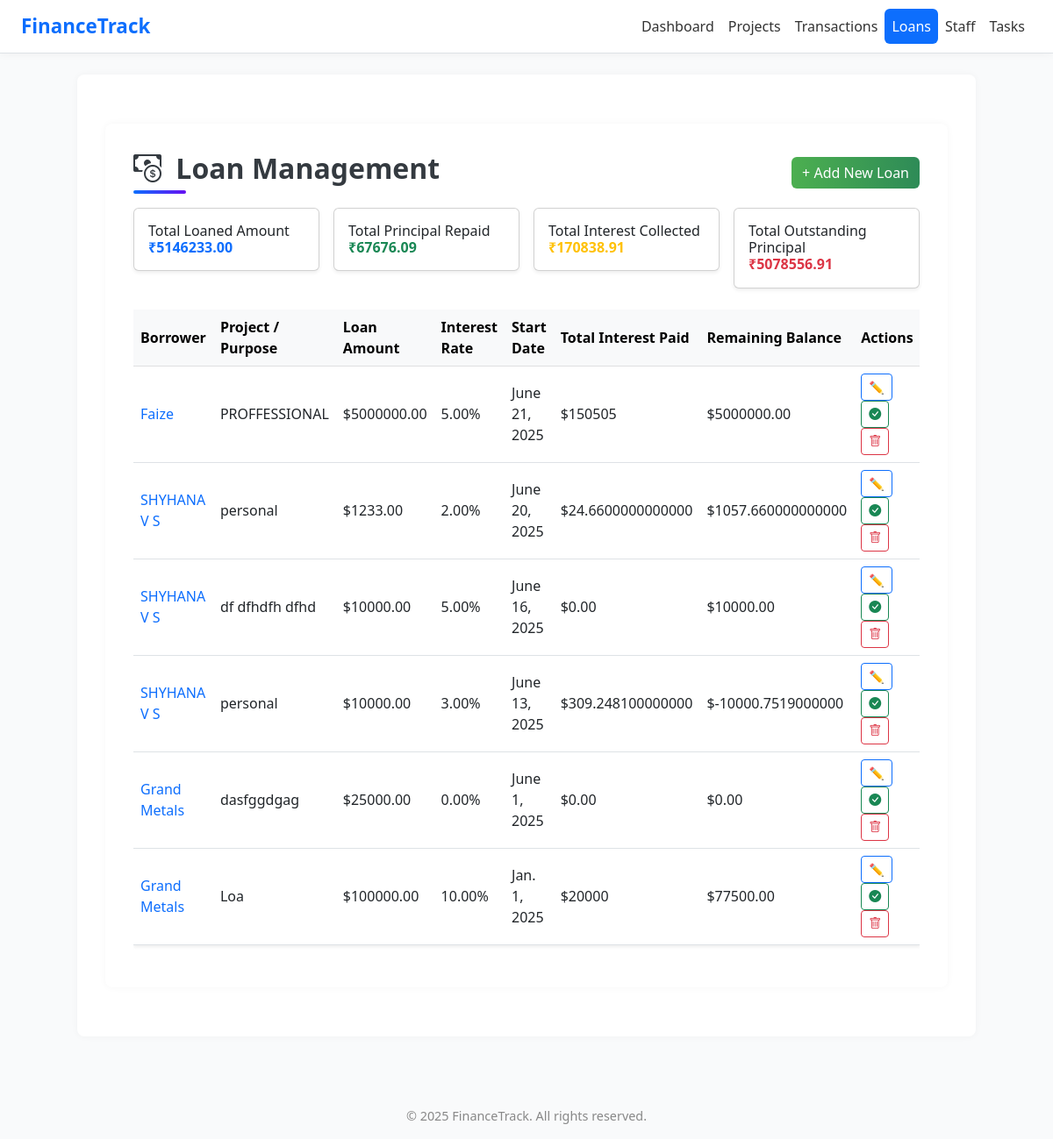
The page /loans/ on the database as committed earlier.
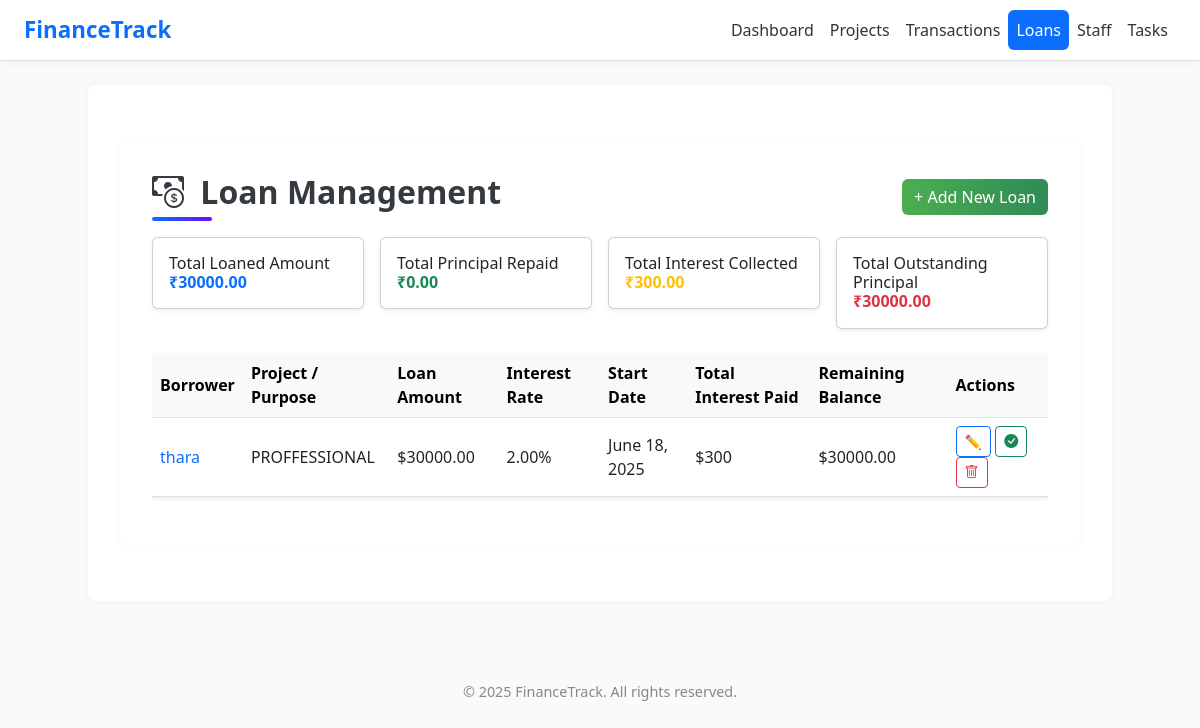
The same page on the database as committed later.
### app1/models.py (models this page shows, shortened)
class Loan(models.Model):
    project = models.ForeignKey(Project, on_delete=models.CASCADE)
    loan_id = models.CharField(max_length=50)
    amount = models.DecimalField(max_digits=10, decimal_places=2)
    interest_rate = models.DecimalField(max_digits=5, decimal_places=2, help_text='annual Interest in %')
    loan_purpose = models.CharField(max_length=100)
    start_date = models.DateField()
    created_at = models.DateTimeField(auto_now_add=True)
    updated_at = models.DateTimeField(auto_now=True)
    class Meta:
        verbose_name = 'Loan'
        verbose_name_plural = 'Loans'
        ordering = ['-start_date']

class Project(models.Model):
    code = models.CharField(max_length=20)
    name = models.CharField(max_length=100)
    location = models.CharField(max_length=100)
    total_budget = models.DecimalField(max_digits=12, decimal_places=2)
    start_date = models.DateField()
    end_date = models.DateField()
    notes = models.TextField(blank=True, null=True)
    def __str__(self):
        return self.name

### app1/views.py (the view)
# urls.py: path('loans/', views.loan_list, name='loan_list'),
def loan_list(request):
    loans = Loan.objects.select_related('project').all()
    form = LoanForm()
    total_loaned_amount = loans.aggregate(total=Sum('amount'))['total'] or Decimal('0.00')
    total_principal_repaid = Repayment.objects.aggregate(total=Sum('principal_paid'))['total'] or Decimal('0.00')
    total_interest_collected = Repayment.objects.aggregate(total=Sum('interest_paid'))['total'] or Decimal('0.00')
    total_outstanding = total_loaned_amount - total_principal_repaid
    for loan in loans:
        loan.get_form = LoanForm(instance=loan)
        loan.total_interest_paid = loan.repayments.aggregate(total=Sum('interest_paid'))['total'] or Decimal('0.00')
        total_principal = loan.repayments.aggregate(total=Sum('principal_paid'))['total'] or Decimal('0.00')
        loan.remaining_balance = loan.amount - total_principal
    context = {
        'loans': loans,
        'form': form,
        'total_loaned_amount': total_loaned_amount,
        'total_principal_repaid': total_principal_repaid,
        'total_interest_collected': total_interest_collected,
        'total_outstanding': total_outstanding,
    }
    return render(request, 'loan.html', context)

### templates/loan.html (shortened to what this page needs)
{% extends 'base.html' %}
{% load static %}
{% block content %}
<div class="container my-4">
    <div class="d-flex justify-content-between align-items-center mb-3">
       <h2 class="page-title mb-3 mb-md-0">
  <i class="bi bi-cash-coin me-2"></i> Loan Management
</h2>
        <button class="btn btn-primary" data-bs-toggle="modal" data-bs-target="#addLoanModal">
            + Add New Loan
        </button>
    </div>
<div class="row g-3 mb-4">
  <div class="col-md-3">
    <div class="card shadow-sm p-3">
      <h6>Total Loaned Amount</h6>
      <h4 class="text-primary fw-bold">₹{{ total_loaned_amount|floatformat:2 }}</h4>
    </div>
  </div>
  <div class="col-md-3">
    <div class="card shadow-sm p-3">
      <h6>Total Principal Repaid</h6>
      <h4 class="text-success fw-bold">₹{{ total_principal_repaid|floatformat:2 }}</h4>
    </div>
  </div>
  <div class="col-md-3">
    <div class="card shadow-sm p-3">
      <h6>Total Interest Collected</h6>
      <h4 class="text-warning fw-bold">₹{{ total_interest_collected|floatformat:2 }}</h4>
    </div>
  </div>
  <div class="col-md-3">
    <div class="card shadow-sm p-3">
      <h6>Total Outstanding Principal</h6>
      <h4 class="text-danger fw-bold">₹{{ total_outstanding|floatformat:2 }}</h4>
    </div>
  </div>
</div>
    <div class="table-responsive">
        <table class="table table-hover shadow-sm">
            <thead class="table-light">
                <tr>
                    <th>Borrower</th>
                    <th>Project / Purpose</th>
                    <th>Loan Amount</th>
                    <th>Interest Rate</th>
                    <th>Start Date</th>
                    <th>Total Interest Paid</th>
                    <th>Remaining Balance</th>
                    <th>Actions</th>
                </tr>
            </thead>
            <tbody>
                {% for loan in loans %}
                <tr>
                    <td><a href="#" class="text-primary" data-bs-toggle="modal" data-bs-target="#viewLoanModal{{ loan.id }}">{{ loan.project }}</a></td>
                    <td>{{ loan.loan_purpose }}</td>
                    <td>${{ loan.amount }}</td>
                    <td>{{ loan.interest_rate }}%</td>
                    <td>{{ loan.start_date }}</td>
                    <td>${{ loan.total_interest_paid|default:"0.00" }}</td>
                    <td>${{ loan.remaining_balance|default:"0.00" }}</td>
                    <td>
                        <button class="btn btn-sm btn-outline-primary" data-bs-toggle="modal" data-bs-target="#editLoanModal{{ loan.id }}">
                           ✏️
                        </button>
                        <a href="{% url 'loan_detail' loan.id %}" class="btn btn-sm btn-outline-success">
    <i class="bi bi-check-circle-fill"></i>
</a>
                        <button class="btn btn-sm btn-outline-danger" onclick="deleteLoan({{ loan.id }})">
                            <i class="bi bi-trash"></i>
                        </button>
                    </td>
                </tr>
                {% endfor %}
            </tbody>
        </table>
    </div>
</div>
{% endblock %}

Rows that differ between the two databases and show on the page:
removed Loan: project "Faize", loan_purpose "PROFFESSIONAL", amount "5000000.00", interest_rate "5.00", start_date "June 21, 2025", total_interest_paid "150505", remaining_balance "5000000.00"
removed Loan: project "SHYHANA V S", loan_purpose "personal", amount "1233.00", interest_rate "2.00", start_date "June 20, 2025", total_interest_paid "24.6600000000000", remaining_balance "1057.660000000000"
removed Loan: project "SHYHANA V S", loan_purpose "df dfhdfh dfhd", amount "10000.00", interest_rate "5.00", start_date "June 16, 2025", total_interest_paid "0.00", remaining_balance "10000.00"
removed Loan: project "SHYHANA V S", loan_purpose "personal", amount "10000.00", interest_rate "3.00", start_date "June 13, 2025", total_interest_paid "309.248100000000", remaining_balance "-10000.7519000000"
removed Loan: project "Grand Metals", loan_purpose "dasfggdgag", amount "25000.00", interest_rate "0.00", start_date "June 1, 2025", total_interest_paid "0.00", remaining_balance "0.00"
removed Loan: project "Grand Metals", loan_purpose "Loa", amount "100000.00", interest_rate "10.00", start_date "Jan. 1, 2025", total_interest_paid "20000", remaining_balance "77500.00"
added Loan: project "thara", loan_purpose "PROFFESSIONAL", amount "30000.00", interest_rate "2.00", start_date "June 18, 2025", total_interest_paid "300", remaining_balance "30000.00"
Other text that changed with them:
{{ total_loaned_amount|floatformat:2 }}: "5146233.00" → "30000.00"
{{ total_principal_repaid|floatformat:2 }}: "67676.09" → "0.00"
{{ total_interest_collected|floatformat:2 }}: "170838.91" → "300.00"
{{ total_outstanding|floatformat:2 }}: "5078556.91" → "30000.00"
